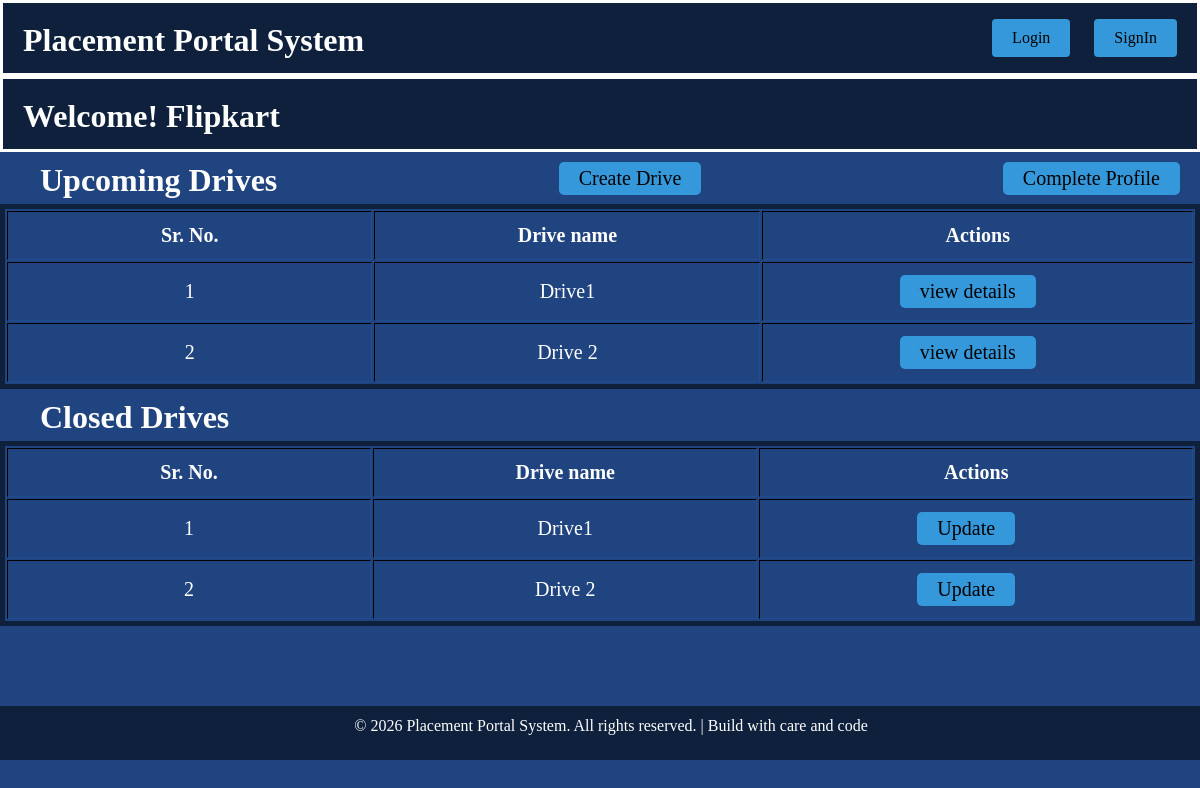
Screenshot of /company_dash/2 with the database file from the repository.
### models.py (models this page shows)
class User(db.Model):
    __tablename__ = 'users'
    id = db.Column(db.Integer , primary_key=True)
    name = db.Column(db.String(100) , nullable=False)
    email = db.Column(db.String(100) , nullable=False , unique=True)
    password = db.Column(db.String(100) , nullable=False , unique=True)
    role = db.Column(db.String(100) , nullable=False)
    contact = db.Column(db.Integer , nullable=False , unique=True)
    is_active = db.Column(db.String(50),default=True)
    is_blacklist = db.Column(db.Boolean, default=False)

class Drive(db.Model):
    __tablename__ = 'drive'
    id = db.Column(db.Integer , primary_key=True)
    user_id = db.Column(db.Integer , db.ForeignKey('users.id') , nullable=False)
    drive_name = db.Column(db.String(100) , nullable=False)
    company_id = db.Column(db.Integer , nullable=False)
    job_title = db.Column(db.String(100) , nullable=False)
    job_description = db.Column(db.String(100) , nullable=True)
    eligibilty = db.Column(db.String(100) , nullable=False)
    deadline = db.Column(db.DateTime)
    status = db.Column(db.String , default="pending")
    user = db.relationship('User', backref='drives')

### app.py (the view)
@app.route('/company_dash/<int:comp_id>')
def company_dash(comp_id):
    company = User.query.filter_by(id=comp_id).first()
    drives = Drive.query.filter_by(user_id=comp_id).all()
    return render_template('company_dash.html',company=company,drives=drives,comp_id=comp_id)

### templates/company_dash.html (shortened to what this page needs)
{% extends "base.html" %}
{% block content %}
<div class="contain">
    <div class="ban flex">
        <h1>Welcome! {{company.name}}</h1>
    </div>
    <div class="drive-banner">
        <div class="drive-banner-content flex">
        <h1><span style="color: white;padding-left:20px;">Upcoming Drives</span></h1>
        <a href="{{ url_for('create_drive',comp_id=comp_id) }}">Create Drive</a>
        <a href="{{ url_for('update_profile',id=comp_id) }}">Complete Profile</a>
        </div>
        <table border="2">
            {% if drives %}
                <tr>
                    <th>Sr. No.</th>
                    <th>Drive name</th>
                    <th>Actions</th>
                </tr>
                {% for drive in drives %}
                <tr class="application_td">
                    <td>{{drive.id}}</td>
                    <td>{{drive.drive_name}}</td>
                    <td><a href="{{url_for('drive_student',id=drive.id,comp_id=company.id,job=drive.job_title)}}">view details</a></td>
                </tr>
                {% endfor %}
            {% else %}
            <tr class="application_td">
                <td colspan="5" style="color: white;">No pending drives</td>
            </tr>
            {% endif %}
        </table>
    </div>
    <div class="drive-banner">
        <h1><span style="color: white;padding-left:20px;">Closed Drives</span></h1>
        <table border="2">
            {% if drives %}
                <tr>
                    <th>Sr. No.</th>
                    <th>Drive name</th>
                    <th>Actions</th>
                </tr>
                {% for drive in drives %}
                <tr class="application_td">
                    <td>{{drive.id}}</td>
                    <td>{{drive.drive_name}}</td>
                    <td><a href="">Update</a></td>
                </tr>
                {% endfor %}
            {% else %}
            <tr class="application_td">
                <td colspan="5" style="color: white;">No drives for updating</td>
            </tr>
            {% endif %}
        </table>
    </div>
</div>
{% endblock %}

### templates/base.html (style rules this page uses)
* { margin: 0; padding: 0; text-decoration: none; list-style: none; }
.flex { display: flex; justify-content: space-between; align-items: center; }
h1 { padding-left: 20px; }

### templates/company_dash.html (style rules this page uses)
* { margin: 0; padding: 0; text-decoration: none; list-style: none; }
.flex { display: flex; justify-content: space-between; align-items: center; }
body { background-color: rgb(32, 68, 127); height: 200px; }
.ban { height: 70px; color: white; border: 3px solid white; background-color: rgb(14, 32, 60); }
h1 { padding-left: 20px; margin-top: 10px; margin-bottom: 5px; }
a { display: inline-block; padding: 5px 20px; background-color: #3498db; color: black; text-decoration: none; border-radius: 5px; font-size: 20px; text-align: center; transition: all 0.3s ease; margin-right: 20px; }
table { border: 5px solid rgb(14, 32, 60); }
td { width: 1500px; text-align: center; }
th { width: 1500px; color:white; padding:12px 10px; font-size:20px; }
.contain { background-color: rgb(32, 68, 127); }

### rows the page displays
User: name "Flipkart"
Drive: id "1", drive_name "Drive1"
Drive: id "2", drive_name "Drive 2"
